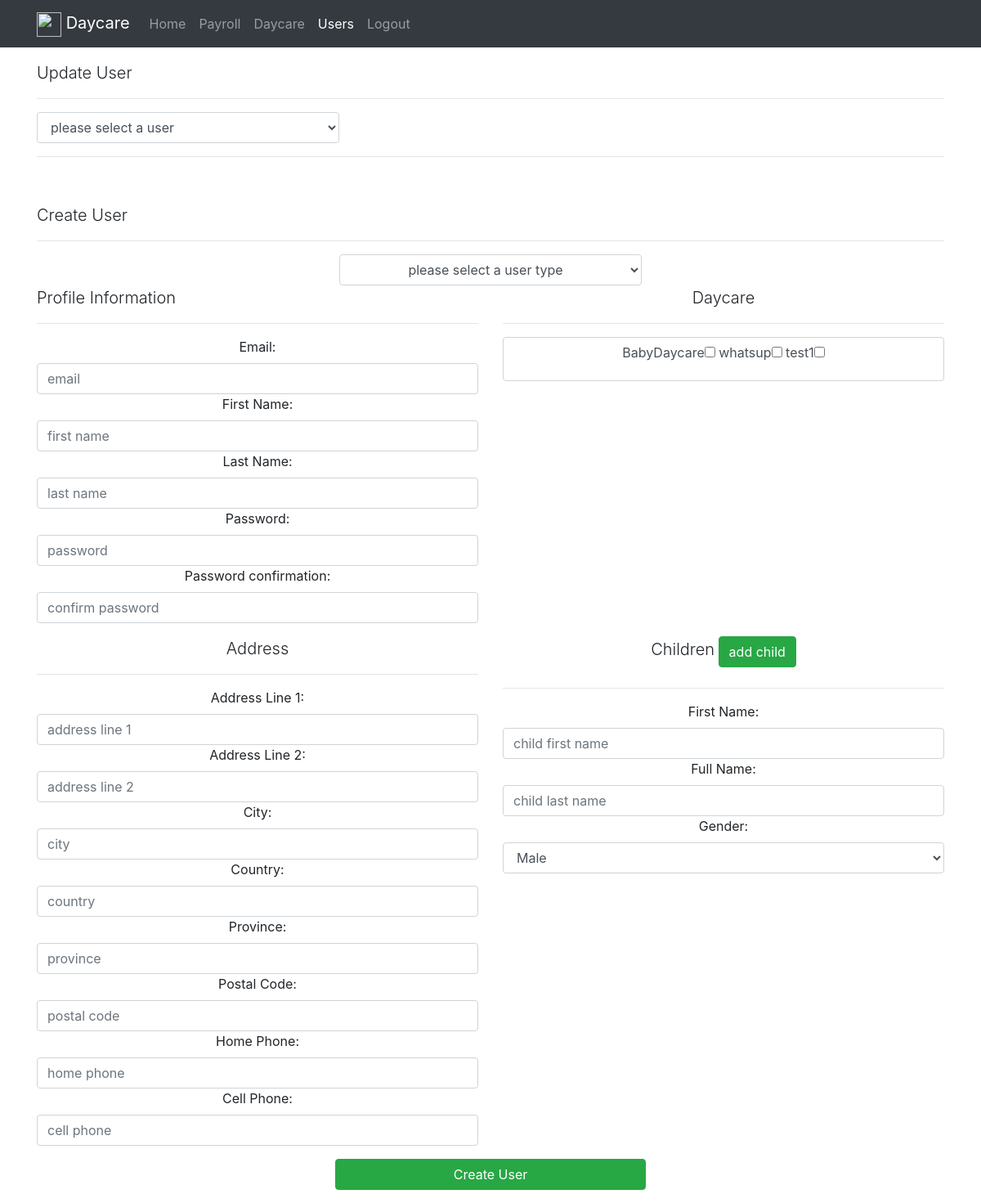
The app's page /register/ (signed in) with its own data.
### daycares/models.py (models this page shows, shortened)
class Daycare(models.Model):
	name  			= models.CharField(max_length=120, null=False, blank=False, unique=True)
	identification_number = models.CharField(max_length=30, blank=True)
	NEQ				= models.CharField(max_length=30, blank=True)
	account_number  = models.CharField(max_length=30, blank=True)
	daycare_address = models.ForeignKey(Address, null=True, blank=True)
	CSST			= models.DecimalField(default=0.68, max_digits=10, decimal_places=6)
	unique_company_taxes	= JSONField(default={'CSST':0.68}, blank=True, null=True)
	unique_employee_taxes	= JSONField(default={}, blank=True, null=True)
	def getName(self):
		return str(self.name)

### accounts/views.py (the view, shortened to what this page needs)
# urls.py: url(r'^register/$', register_page, name='register'),
def register_page(request):
	if request.user.is_authenticated() and (request.user.admin or request.user.manager or request.user.employee):
		form = RegisterForm(request.POST or None)
		address = AddressForm(request.POST or None)
		kid = KidForm(request.POST or None)
		instance = None
		if request.user.admin:
			instance = User.objects.all()
		elif request.user.manager:
			instance = User.objects.all().filter(admin=False)
		daycare = DaycareForm(request.user)
		context = {
			"form": form,
			"address": address,
			"daycare": daycare,
			"kid": kid,
			"instance": instance,
		}
	else:
		return redirect("/")
	return render(request, "accounts/register.html", context)

### accounts/forms.py (shortened to what this page needs)
class RegisterForm(forms.Form):
    email = forms.EmailField(label='Email', widget=forms.TextInput(
            attrs={
            "class":"form-control",
            "placeholder":"email"}))
    adult_first_name = forms.CharField(label='First Name', widget=forms.TextInput(attrs={
            "class":"form-control",
            "placeholder":"first name"}))
    adult_last_name = forms.CharField(label='Last Name', widget=forms.TextInput(attrs={
            "class":"form-control",
            "placeholder":"last name"}))
    password1 = forms.CharField(label='Password', widget=forms.PasswordInput(attrs={
            "class":"form-control",
            "placeholder":"password"}))
    password2 = forms.CharField(label='Password confirmation', widget=forms.PasswordInput(attrs={
            "class":"form-control",
            "placeholder":"confirm password"}))
    def __init__(self, *args, **kwargs):
        super(RegisterForm, self).__init__(*args, **kwargs)

### accounts/models.py (called while the page is built)
	def get_absolute_url(self):
		return reverse("accounts:update", kwargs={"id": self.id})

	@property
	def is_active(self):
		return self.active

### accounts/templates/accounts/register.html (shortened to what this page needs)
{% extends "base.html" %}
{% block content %}
<div class='row'>
	<div class="col-lg-12" style='margin-bottom: 40px' >
		<div class='form-group '>
			<p class='lead'>Update User</p>
			<hr/>
			<select class="select-user col-lg-4 form-control" name="user_id" style="overflow-y: scroll;" onchange="location = this.value;">
				<option value="None">please select a user</option>
			</select>
			<hr/>
		</div>
	</div>
</div>
<div class='row'>
	<div class="col-lg-12" >
			<p class='lead'>Create User</p>
			<hr/>
		<form  method='POST' > {% csrf_token %}
			<select class="selectedChoice col-lg-4 choices mx-auto text-center form-control" name="choices">
				<option value="None">please select a user type</option>
			</select>
			<div class='row'>
				<div class="col-6 float-left" >
					<p class='lead'>Profile Information</p>
					<hr/>
					<div class="text-center form-group">
						{{ form }}
					</div>
				</div>
				<div class="col-6 text-center float-right" >
					<div class='row'>
						<div class="col-12 " >
							<p class='lead'>Daycare</p>
							<hr/>
							<div class="text-center form-control">
								{% for pk, choice in daycare.daycare.field.widget.choices %}
								<label class="form-group" for="id_options_{{ forloop.counter0 }}">{{ choice }}<input type="checkbox" id="id_options_{{ forloop.counter0 }}" value="{{ pk }}" name="daycare" /></label>
								{% endfor %}
							</div>
						</div>
					</div>
				</div>
			</div>
			<div class='row'>
				<div class="col-6 text-center float-left" >
					<p class='lead'>Address</p>
					<hr/>
					<div class="form-group">
						{{ address }}
					</div>
				</div>
				<div class="col-6 text-center float-right" >
					<p class='lead' style='display:inline-block;'>Children</p>
					<button type="button" class='add-kid btn btn-success mx-auto text-center' style='display:inline-block;'>add child</button>
					<hr/>
					<div class="text-center add-kid-append form-group">
						{{ kid }}
					</div>
				</div>
			</div>
			<div class='form-group'>
				<div class='row'>
					<button type='submit' class='col-4 registrationBtn btn btn-success mx-auto text-center'>Create User</button>
				</div>
			</div>
		</form>
	</div>
</div>
{% endblock %}

### records on screen
Daycare: choices "BabyDaycare"
Daycare: choices "whatsup"
Daycare: choices "test1"

### other values on screen
{{ brand_name }} "Daycare"
